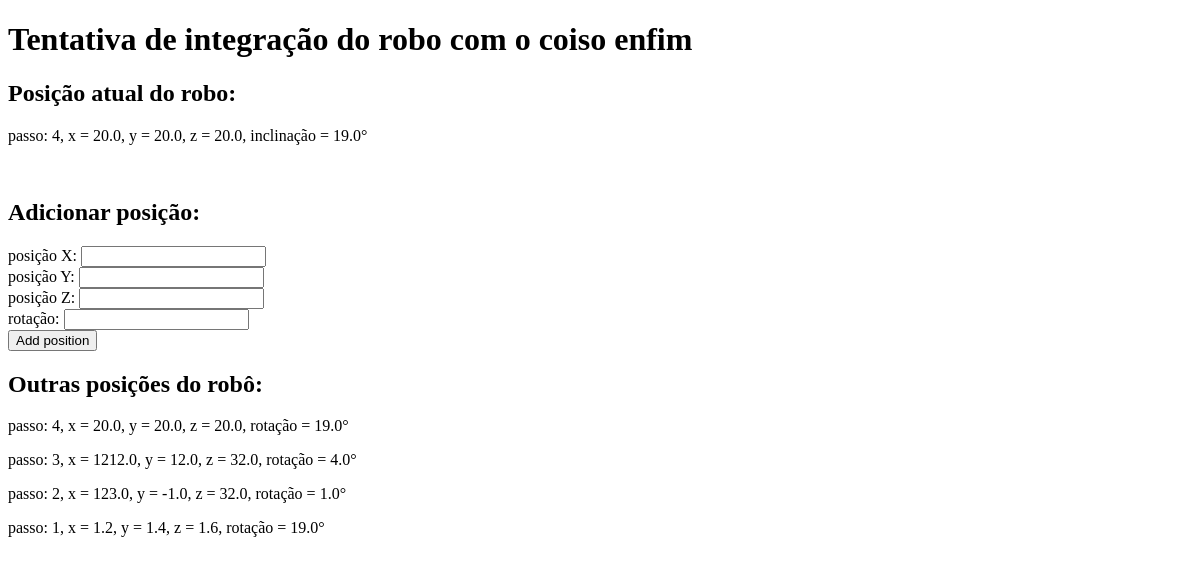
Before: / with the older database file.
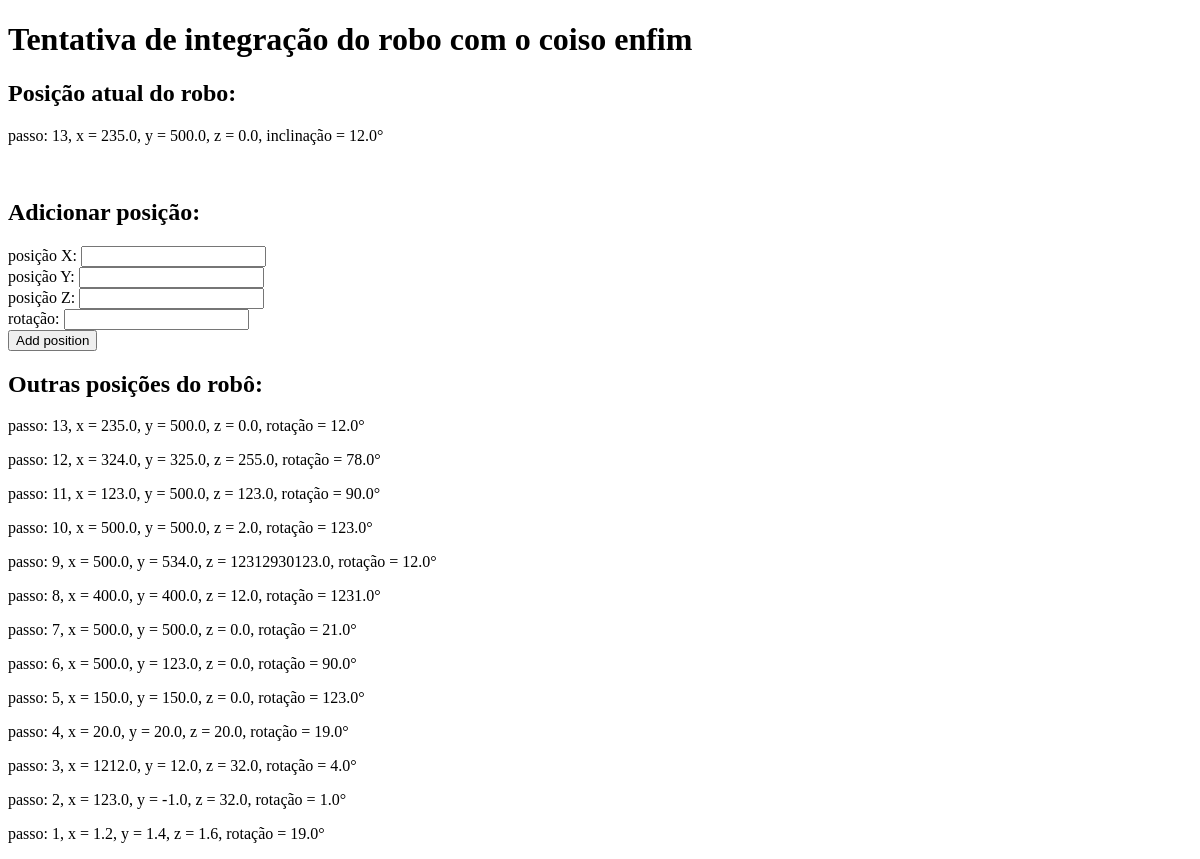
After: the same page with the newer database file.
### tables this page shows
CREATE TABLE robot
            (id INTEGER PRIMARY KEY AUTOINCREMENT,
            x FLOAT,
            y FLOAT,
            z FLOAT,
            rotation FLOAT);

### app.py (the view)
@app.route('/')
def robot():
    try:
        db = sqlite3.connect('robot.db')
        sql = db.cursor()
        sql.execute('SELECT * FROM robot ORDER BY id DESC')
        result = sql.fetchall()
        for position in result:
            print(position)
        db.close()
        return render_template('robot.html', result=result)
    except Exception as e:
        return render_template('robot.html', result=str(e))

### templates/robot.html (shortened to what this page needs)
<!DOCTYPE html>
<html lang="en">
  <head>
  </head>
  <body>
    <h1>Tentativa de integração do robo com o coiso enfim</h1>
    <div>
      <h2>Posição atual do robo:</h2>
      <p>
        passo: {{result[0][0]}}, x = {{result[0][1]}}, y = {{result[0][2]}}, z =
        {{result[0][3]}}, inclinação = {{result[0][4]}}°
      </p>
    </div>
    <br />
    <div>
      <h2>Adicionar posição:</h2>
      <form action="/set_position" method="POST">
        <label for="x">posição X: </label>
        <input type="number" step="any" id="x" name="x" />
        <br />
        <label for="y">posição Y: </label>
        <input type="number" step="any" id="y" name="y" />
        <br />
        <label for="z">posição Z: </label>
        <input type="number" step="any" id="z" name="z" />
        <br />
        <label for="rotation"> rotação: </label>
        <input type="number" step="any" id="rotation" name="rotation" />
        <br/>
        <input type="submit" value="Add position" />
      </form>
    </div>
    <div>
      <h2>Outras posições do robô:</h2>
        <div class="positions">
          {%for position in result%}
          <p id="position_{{position[0]}}">
            passo: {{position[0]}}, x = {{position[1]}}, y = {{position[2]}}, z
            = {{position[3]}}, rotação = {{position[4]}}°
          </p>
          {% endfor %}
        </div>
    </div>
  </body>
</html>

Changed rows visible on the page:
added robot: id "13", x "235.0", y "500.0", z "0.0", rotation "12.0"
added robot: id "12", x "324.0", y "325.0", z "255.0", rotation "78.0"
added robot: id "11", x "123.0", y "500.0", z "123.0", rotation "90.0"
added robot: id "10", x "500.0", y "500.0", z "2.0", rotation "123.0"
added robot: id "9", x "500.0", y "534.0", z "12312930123.0", rotation "12.0"
added robot: id "8", x "400.0", y "400.0", z "12.0", rotation "1231.0"
added robot: id "7", x "500.0", y "500.0", z "0.0", rotation "21.0"
added robot: id "6", x "500.0", y "123.0", z "0.0", rotation "90.0"
added robot: id "5", x "150.0", y "150.0", z "0.0", rotation "123.0"
Other visible differences:
{{ result[0][0] }}: "4" → "13"
{{ result[0][1] }}: "20.0" → "235.0"
{{ result[0][2] }}: "20.0" → "500.0"
{{ result[0][3] }}: "20.0" → "0.0"
{{ result[0][4] }}: "19.0" → "12.0"
